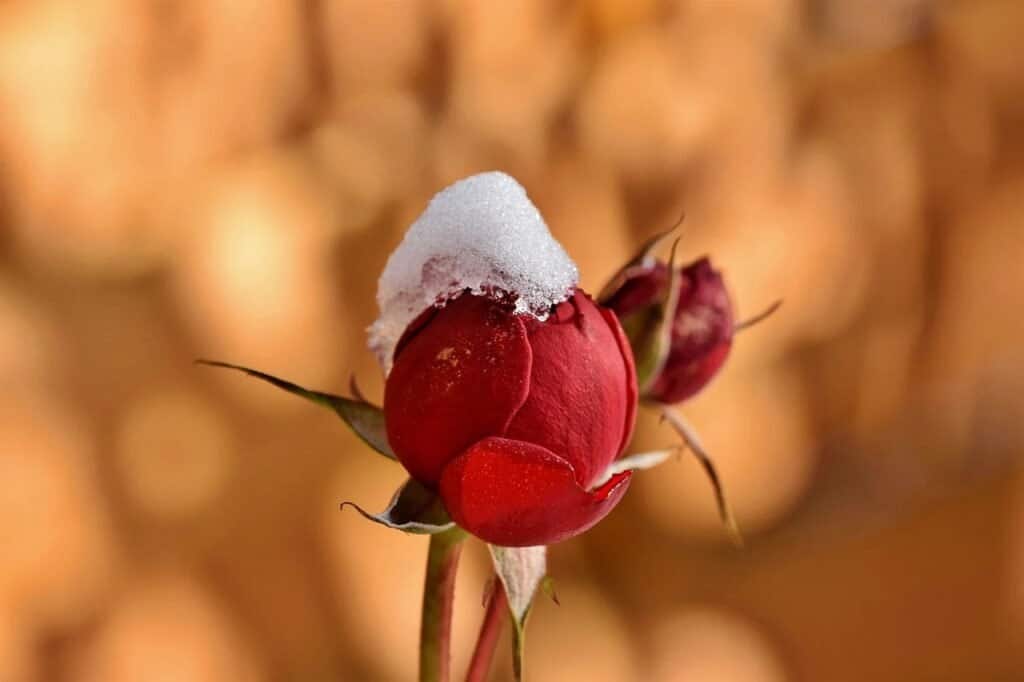
#> input picture test.jpg, 1024 x 682 px
$ python edge_detection.py   (older library calls are emulated)
#> lines starting #> are read from the running program, lines starting #| are printed output that depends on the picture; after the words box and inside, x2 and y2 are one past the last pixel; in counts of white or black regions, pixels touching at a corner belong together
#!/usr/bin/env python3
# coding: UTF-8

import cv2

# Read the original image
img = cv2.imread('test.jpg')
#> img is the input picture: shape (682, 1024, 3); mean B, G, R 60.4, 110.8, 184
# Display original image
cv2.imshow('Original', img)
cv2.waitKey(0)

# Convert to graycsale
img_gray = cv2.cvtColor(img, cv2.COLOR_BGR2GRAY)
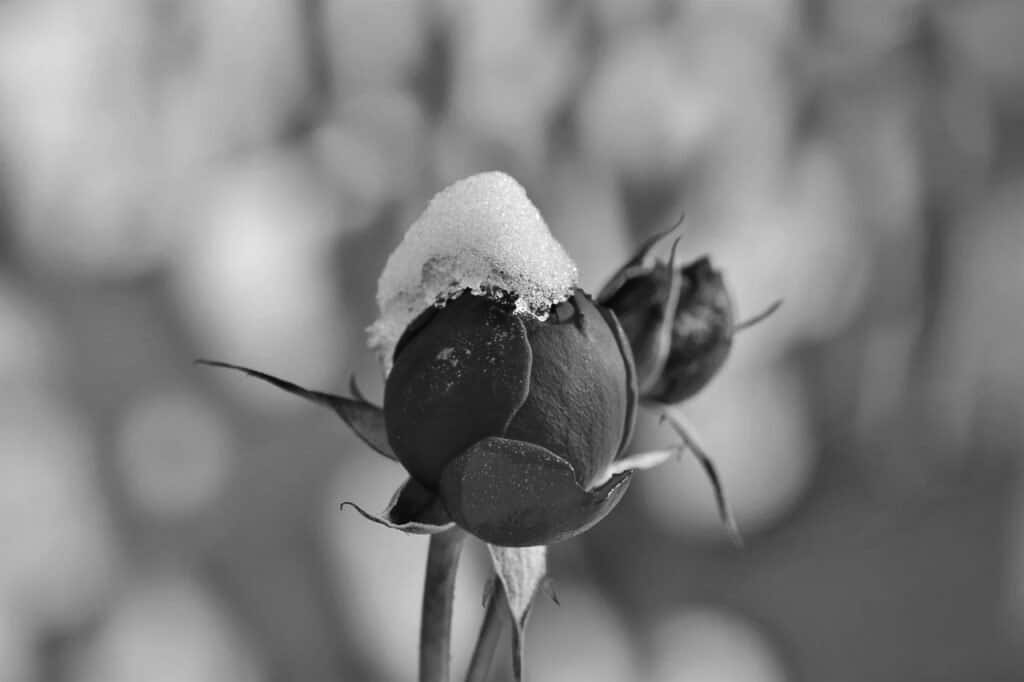
#> img_gray: shape (682, 1024); min 4, max 254, mean 127
# Blur the image for better edge detection
img_blur = cv2.GaussianBlur(img_gray, (3,3), 0)

# Sobel Edge Detection
sobelx = cv2.Sobel(src=img_blur, ddepth=cv2.CV_64F, dx=1, dy=0, ksize=5) # Sobel Edge Detection on the X axis
sobely = cv2.Sobel(src=img_blur, ddepth=cv2.CV_64F, dx=0, dy=1, ksize=5) # Sobel Edge Detection on the Y axis
sobelxy = cv2.Sobel(src=img_blur, ddepth=cv2.CV_64F, dx=1, dy=1, ksize=5) # Combined X and Y Sobel Edge Detection
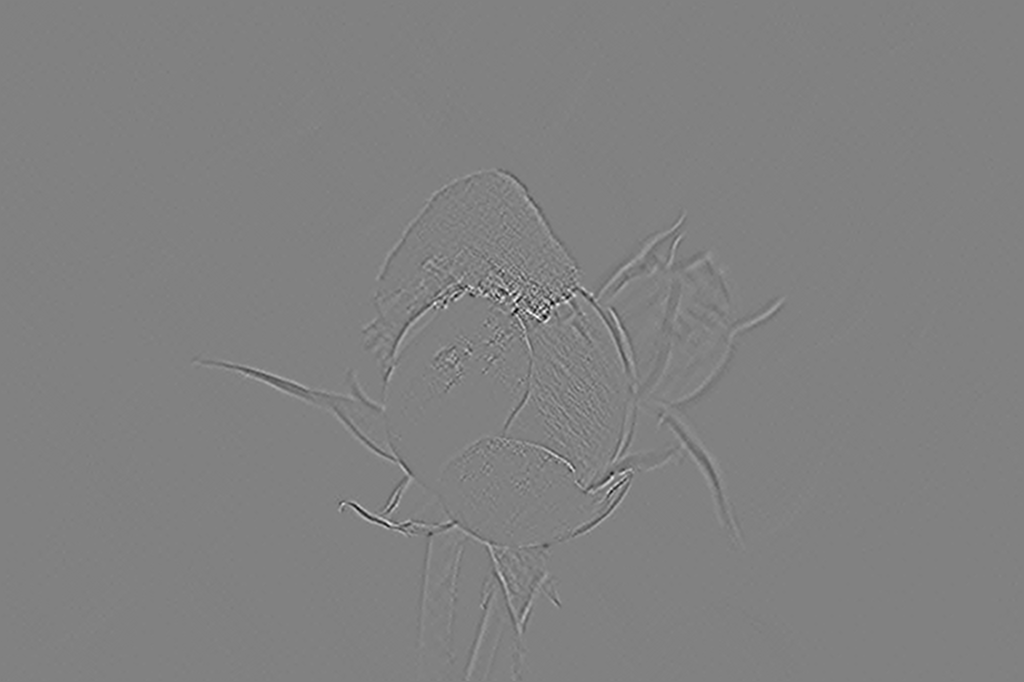
#> sobelxy: shape (682, 1024) float64; min -1105, max 1074, mean 0; drawn with min black and max white
# Display Sobel Edge Detection Images
cv2.imshow('Sobel X', sobelx)
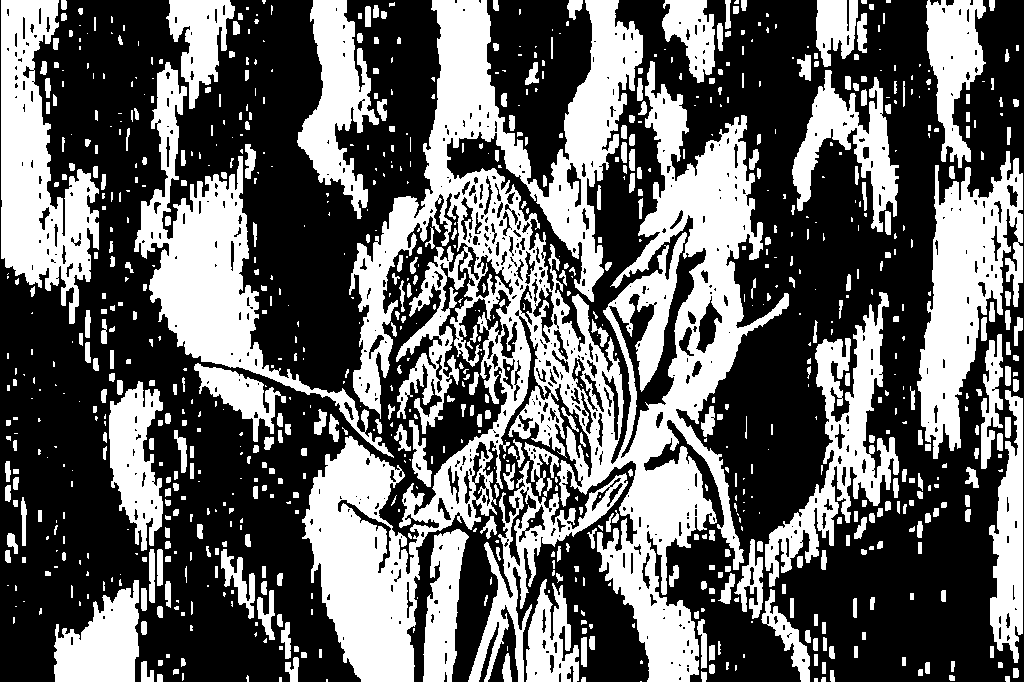
#> window 'Sobel X': shape (682, 1024); 39.6% white; 885 white regions (430 under 20 px), largest, box (x1, y1, x2, y2) and area: (302, 0, 789, 682) 116604, (134, 62, 394, 458) 19302, (1, 0, 99, 324) 16369
cv2.waitKey(0)
cv2.imshow('Sobel Y', sobely)
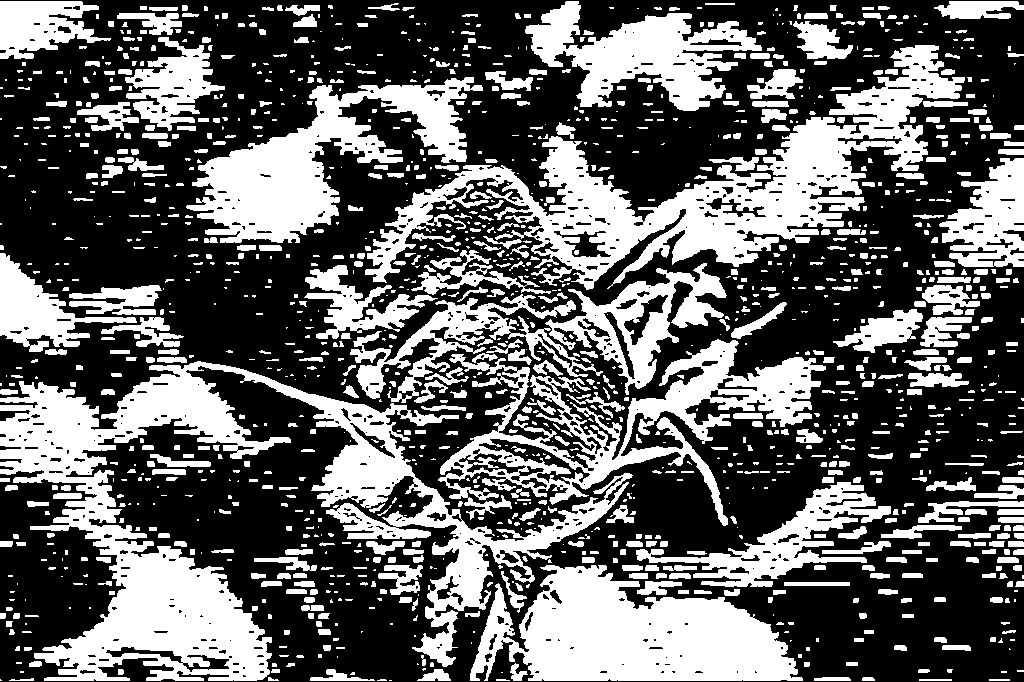
#> window 'Sobel Y': shape (682, 1024); 38.4% white; 1414 white regions (708 under 20 px), largest, box (x1, y1, x2, y2) and area: (0, 361, 633, 681) 53526, (365, 45, 965, 290) 35637, (470, 565, 803, 681) 24080
cv2.waitKey(0)
cv2.imshow('Sobel X Y using Sobel() function', sobelxy)
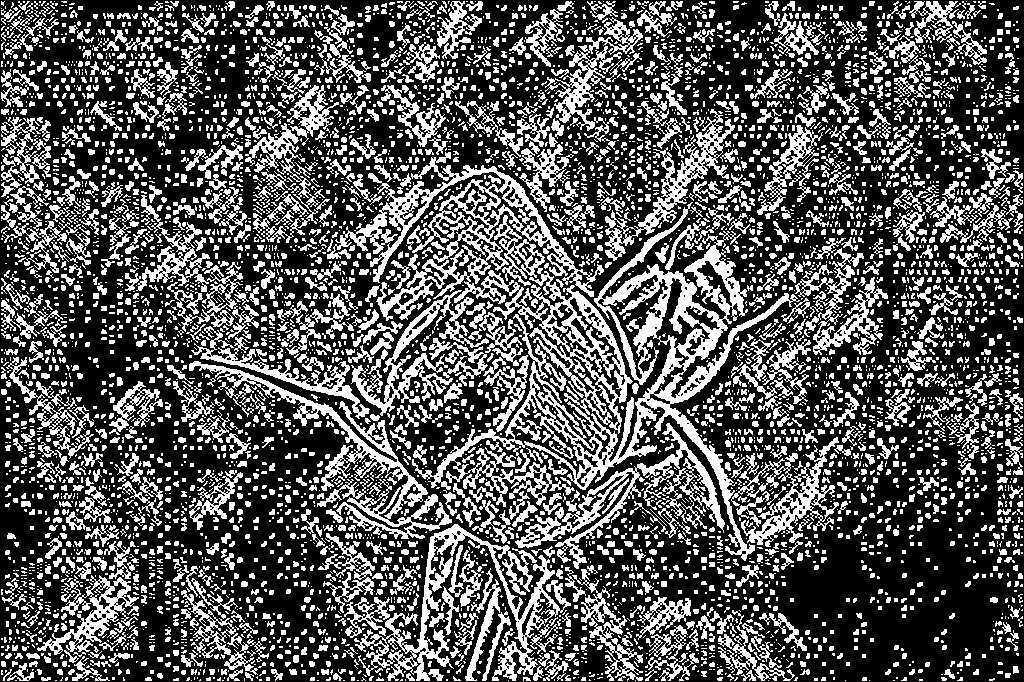
#> window 'Sobel X Y using Sobel() functi': shape (682, 1024); 33.5% white; 6169 white regions (4117 under 20 px), largest, box (x1, y1, x2, y2) and area: (412, 202, 800, 561) 18579, (327, 152, 633, 434) 16141, (354, 524, 571, 681) 6732
cv2.waitKey(0)

# Canny Edge Detection
edges = cv2.Canny(image=img_blur, threshold1=100, threshold2=200) # Canny Edge Detection
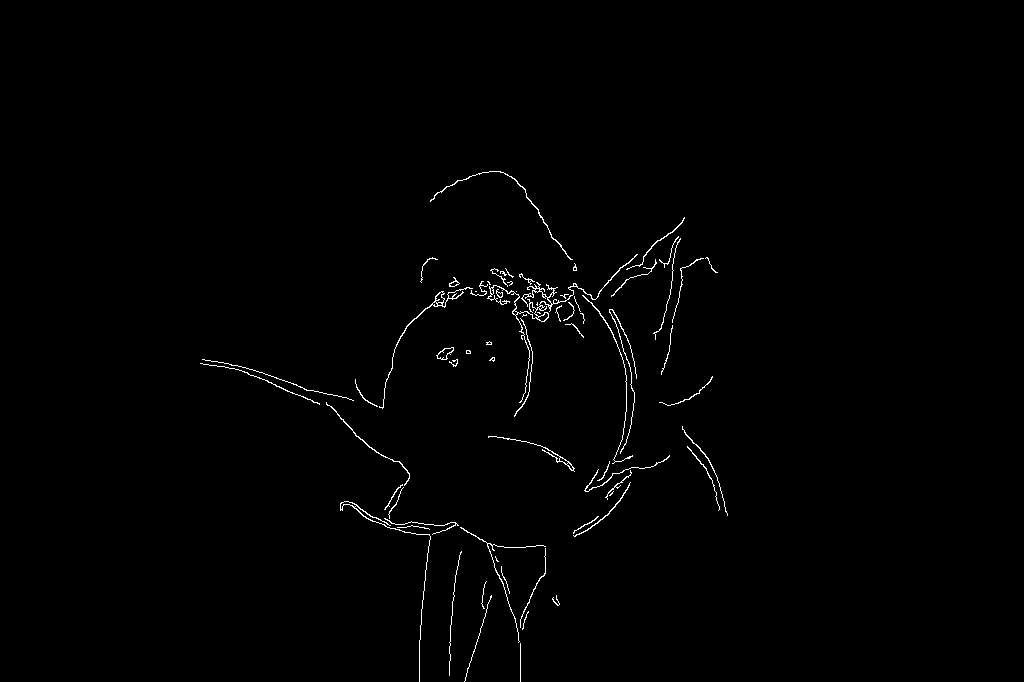
#> edges: shape (682, 1024); 0.81% white in thin lines or dots, all inside (x1, y1, x2, y2) = (200, 171, 728, 682)
# Display Canny Edge Detection Image
cv2.imshow('Canny Edge Detection', edges)
cv2.waitKey(0)

cv2.destroyAllWindows()
